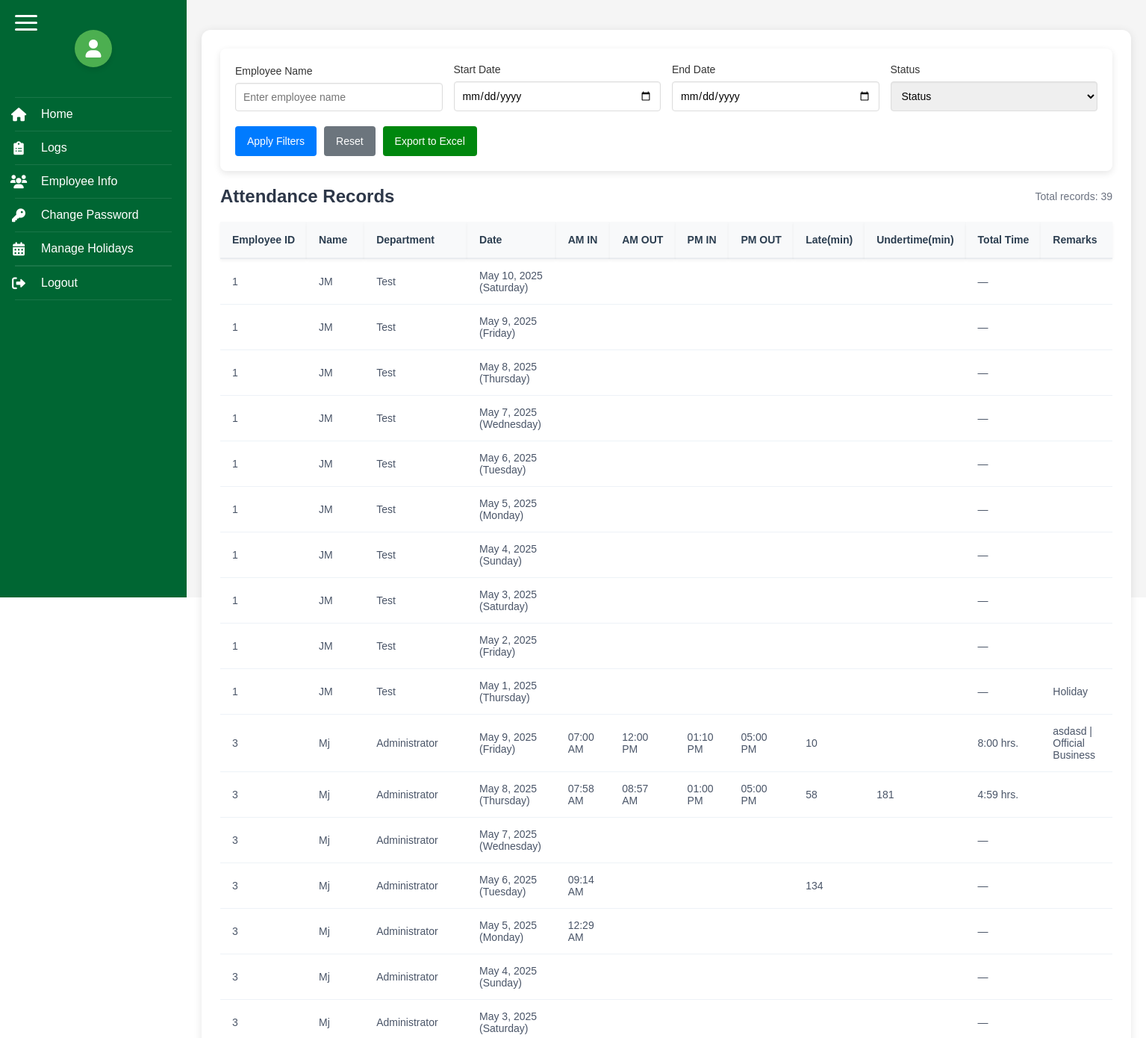
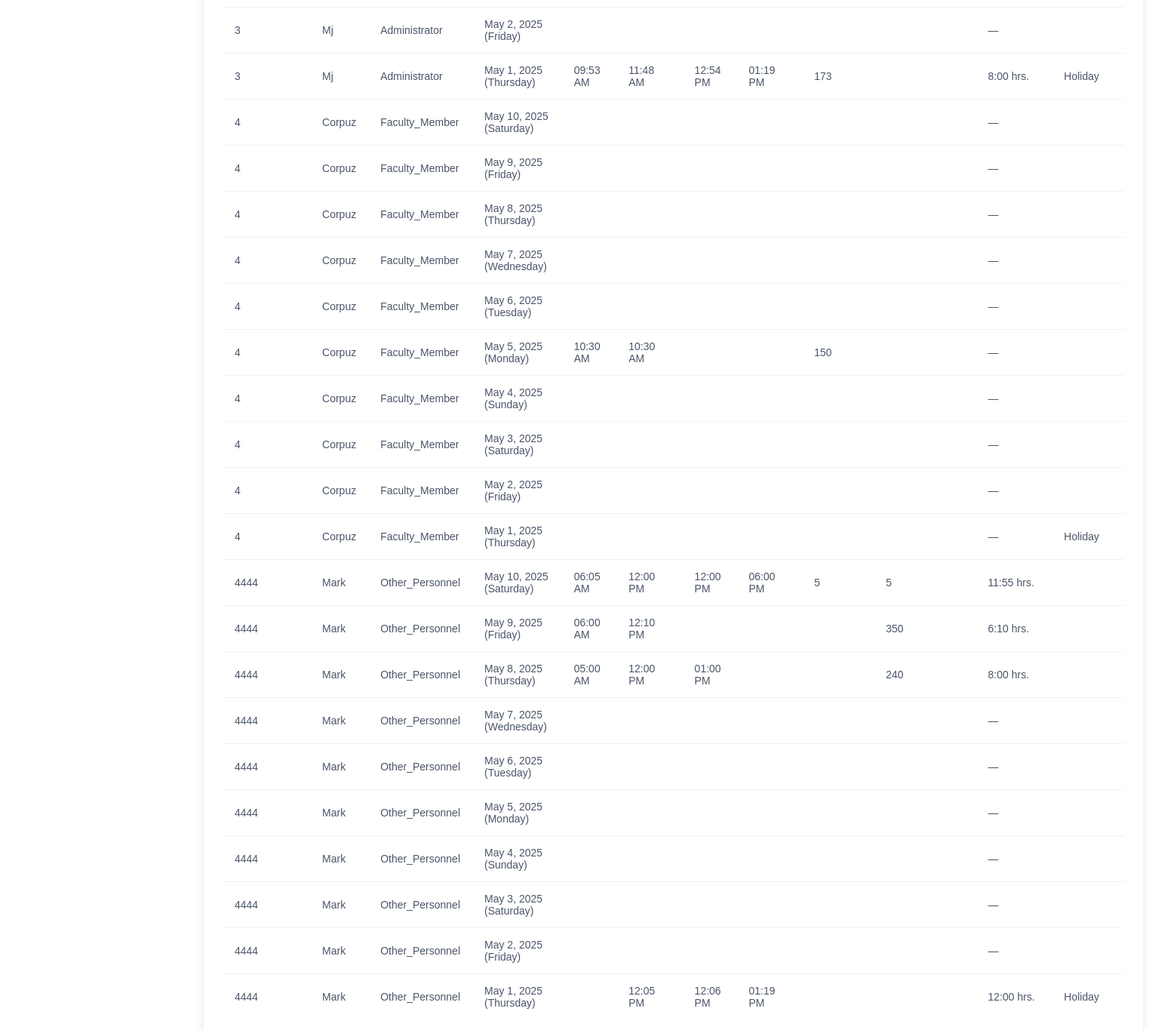
Page /logs.php (signed in) on the committed database (2 pictures, top to bottom).
### tables this page shows
CREATE TABLE `emp_rec` (
  `ID` int(11) NOT NULL,
  `EMP_ID` varchar(20) DEFAULT NULL,
  `AM_IN` time DEFAULT NULL,
  `AM_OUT` time DEFAULT NULL,
  `PM_IN` time DEFAULT NULL,
  `PM_OUT` time DEFAULT NULL,
  `DATE` date NOT NULL,
  `LATE` int(255) DEFAULT NULL,
  `UNDERTIME` int(255) DEFAULT NULL,
  `NOTE` varchar(255) DEFAULT NULL,
  `OB` int(255) DEFAULT NULL,
  `SL` int(255) DEFAULT NULL,
  `HOLIDAY` int(1) DEFAULT 0
);

CREATE TABLE `emp_info` (
  `ID` varchar(20) NOT NULL,
  `Name` varchar(50) NOT NULL,
  `DEPT` varchar(255) NOT NULL,
  `STATUS` varchar(20) NOT NULL
);

### logs.php (the view, shortened to what this page needs)
<?php
require_once 'includes/db_connect.php';
function toMinutes($time) {
    if (!$time) return null;
    $time = date('H:i', strtotime($time));
    list($h, $m) = explode(':', $time);
    return $h * 60 + $m;
}
function computeTotalTime($am_in, $am_out, $pm_in, $pm_out, $department = null, $isHoliday = 0, $isOB = 0, $isSL = 0) {
    if ($isOB == 1 || $isSL == 1) {
        $isOtherPersonnel = $department && strtolower(trim($department)) === 'other_personnel';
        return $isOtherPersonnel ? '12:00 hrs.' : '8:00 hrs.';
    }
    if ($isHoliday == 1) {
        if (!$am_in && !$am_out && !$pm_in && !$pm_out) {
            return '—';
        } else {
            $isOtherPersonnel = $department && strtolower(trim($department)) === 'other_personnel';
            return $isOtherPersonnel ? '12:00 hrs.' : '8:00 hrs.';
        }
    }
    $amInMin = toMinutes($am_in);
    $amOutMin = toMinutes($am_out);
    $pmInMin = toMinutes($pm_in);
    $pmOutMin = toMinutes($pm_out);
    $total = 0;
    if ($amInMin !== null && $amOutMin !== null && $pmInMin !== null && $pmOutMin !== null) {
        $total = ($amOutMin - $amInMin) + ($pmOutMin - $pmInMin);
    }
    else if ($amInMin !== null && $pmOutMin !== null && $amOutMin === null && $pmInMin === null) {
        $total = $pmOutMin - $amInMin - 60;
    }
    else if ($amInMin !== null && $amOutMin !== null && $pmInMin !== null && $pmOutMin === null) {
        $total = ($amOutMin - $amInMin) + 60;
    }
    else {
        if ($amInMin !== null && $amOutMin !== null && $amOutMin > $amInMin) {
            $total += $amOutMin - $amInMin;
        }
    }
    if ($total <= 0) return '—';
    $hours = floor($total / 60);
    $minutes = $total % 60;
    return sprintf("%d:%02d hrs.", $hours, $minutes);
}
function computeUndertime($totalTime, $department, $am_in = null, $isHoliday = 0, $isOB = 0, $isSL = 0) {
    if ($isHoliday == 1 && $totalTime === '—') {
        return '';
    }
    if ($isOB == 1 || $isSL == 1) {
        return '';
    }
    if ($totalTime === '—') return '';
    $timeStr = str_replace(' hrs.', '', $totalTime);
    list($hours, $minutes) = explode(':', $timeStr);
    $totalMinutes = ($hours * 60) + $minutes;
    $isOtherPersonnel = $department && strtolower(trim($department)) === 'other_personnel';
    $standardMinutes = $isOtherPersonnel ? 720 : 480;
    $undertime = $standardMinutes - $totalMinutes;
    return $undertime <= 0 ? '' : $undertime;
}
function convertTo12Hour($time) {
    if (empty($time)) return '';
    return date('h:i A', strtotime($time));
}
function formatDateWithDay($dateStr) {
    $timestamp = strtotime($dateStr);
    $dayOfWeek = date('l', $timestamp);
    return date('M j, Y', $timestamp) . ' (' . $dayOfWeek . ')';
}
$filter_start_date = isset($_GET['start_date']) ? $_GET['start_date'] : '';
$filter_end_date = isset($_GET['end_date']) ? $_GET['end_date'] : '';
$filter_name = isset($_GET['employee_name']) ? $_GET['employee_name'] : '';
$filter_status = isset($_GET['status']) ? $_GET['status'] : '';
$query = "SELECT e.ID as EMP_ID, e.Name, e.DEPT, e.STATUS, r.DATE, r.AM_IN, r.AM_OUT, r.PM_IN, r.PM_OUT, r.LATE, r.UNDERTIME, r.OB, r.note, r.HOLIDAY, r.SL
          FROM emp_info e
          LEFT JOIN emp_rec r ON e.ID = r.EMP_ID
          WHERE 1=1";
$params = [];
$query .= " ORDER BY e.ID, r.DATE DESC";
$stmt = $pdo->prepare($query);
$stmt->execute($params);
$records = $stmt->fetchAll(PDO::FETCH_ASSOC);
?>
<!DOCTYPE html>
<html>
<head>
    <link rel="stylesheet" href="https://cdnjs.cloudflare.com/ajax/libs/font-awesome/6.0.0/css/all.min.css">
</head>
<body>
    <?php include 'sidebar.php'; ?>
    <div class="main-content">
        <div class="logs-table">
            <div class="filter-container">
                <form method="GET" action="" class="filter-form">
                    <div class="filter-group">
                        <label class="filter-label">Employee Name</label>
                        <input type="text" name="employee_name" class="filter-input" value="<?php echo htmlspecialchars($filter_name); ?>" placeholder="Enter employee name">
                    </div>
                    <div class="filter-group">
                        <label class="filter-label">Start Date</label>
                        <input type="date" name="start_date" class="filter-input" value="<?php echo htmlspecialchars($filter_start_date); ?>">
                    </div>
                    <div class="filter-group">
                        <label class="filter-label">End Date</label>
                        <input type="date" name="end_date" class="filter-input" value="<?php echo htmlspecialchars($filter_end_date); ?>">
                    </div>
                    <div class="filter-group">
                        <label class="filter-label">Status</label>
                        <select name="status" class="filter-input" <?php echo htmlspecialchars($filter_status); ?>>
                            <option value="">Status</option">
                        </select>
                    </div>
                    <div class="filter-actions">
                        <button type="submit" class="filter-button">Apply Filters</button>
                        <a href="logs.php" class="filter-button reset-button">Reset</a>
                        <button id="exportExcelBtn" class="export-button">Export to Excel</button>
                    </div>
                </form>
            </div>
            <div class="table-header">
                <h2 class="table-title">Attendance Records</h2>
                <div class="results-count">Total records: <?php echo count($records); ?></div>
            </div>
            <table>
                <thead>
                    <tr>
                        <th>Employee ID</th>
                        <th>Name</th>
                        <th>Department</th>
                        <th>Date</th>
                        <th>AM IN</th>
                        <th>AM OUT</th>
                        <th>PM IN</th>
                        <th>PM OUT</th>
                        <th>Late(min)</th>
                        <th>Undertime(min)</th>
                        <th>Total Time</th>
                        <th>Remarks</th>
                    </tr>
                </thead>
                <tbody>
                    <?php foreach ($records as $record):
                        $totalTime = computeTotalTime($record['AM_IN'], $record['AM_OUT'], $record['PM_IN'], $record['PM_OUT'], $record['DEPT'], $record['HOLIDAY'], $record['OB'], $record['SL']);
                        $undertime = computeUndertime($totalTime, $record['DEPT'], $record['AM_IN'], $record['HOLIDAY'], $record['OB'], $record['SL']);
                        $remarks = [];
                        if (!empty($record['note'])) {
                            $remarks[] = $record['note'];
                        }
                        if (isset($record['OB']) && $record['OB'] == 1) {
                            $remarks[] = 'Official Business';
                        }
                        if (isset($record['HOLIDAY']) && $record['HOLIDAY'] == 1) {
                            $remarks[] = 'Holiday';
                        }
                        $remarksText = implode(' | ', $remarks);
                    ?>
                    <tr>
                        <td><?php echo htmlspecialchars($record['EMP_ID']); ?></td>
                        <td><?php echo htmlspecialchars($record['Name']); ?></td>
                        <td><?php echo htmlspecialchars($record['DEPT']); ?></td>
                        <td><?php echo formatDateWithDay($record['DATE']); ?></td>
                        <td><?php echo convertTo12Hour($record['AM_IN']); ?></td>
                        <td><?php echo convertTo12Hour($record['AM_OUT']); ?></td>
                        <td><?php echo convertTo12Hour($record['PM_IN']); ?></td>
                        <td><?php echo convertTo12Hour($record['PM_OUT']); ?></td>
                        <td><?php echo (isset($record['LATE']) && ($record['LATE'] === '0' || $record['LATE'] == 0)) ? '' : htmlspecialchars($record['LATE']); ?></td>
                        <td><?php echo $undertime; ?></td>
                        <td><?php echo $totalTime; ?></td>
                        <td><?php echo htmlspecialchars($remarksText); ?></td>
                    </tr>
                    <?php endforeach; ?>
                </tbody>
            </table>
        </div>
    </div>
</body>
</html>

### sidebar.php (shortened to what this page needs)
<!DOCTYPE html>
<html lang="en">
<head>
    <link rel="stylesheet" href="https://cdnjs.cloudflare.com/ajax/libs/font-awesome/6.0.0/css/all.min.css">
</head>
<body>
    <div class="sidebar">
        <div class="burger-menu">
            <div class="burger-bar"></div>
            <div class="burger-bar"></div>
            <div class="burger-bar"></div>
        </div>
        <div class="profile-icon">
            <i class="fas fa-user"></i>
        </div>
        <div class="nav-links">
            <a href="index.php">
                <span class="nav-icon">
                    <i class="fas fa-home"></i>
                </span>
                <span class="nav-text">Home</span>
            </a>
            <a href="logs.php">
                <span class="nav-icon">
                    <i class="fas fa-clipboard-list"></i>
                </span>
                <span class="nav-text">Logs</span>
            </a>
            <a href="employeeinfo.php">
                <span class="nav-icon">
                    <i class="fas fa-users"></i>
                </span>
                <span class="nav-text">Employee Info</span>
            </a>
            <a href="change_password.php" class="nav-link">
                <span class="nav-icon">
                    <i class="fas fa-key"></i>
                </span>
                <span class="nav-text">Change Password</span>
            </a>
            <a href="holidays.php" class="nav-link">
                <div class="nav-icon">
                    <i class="fas fa-calendar-alt"></i>
                </div>
                <span class="nav-text">Manage Holidays</span>
            </a>
            <form action="logout.php" method="post" style="margin-top: auto;">
                <button type="submit" class="logout-btn">
                    <div class="nav-icon">
                        <i class="fas fa-sign-out-alt"></i>
                    </div>
                    <span class="nav-text">Logout</span>
                </button>
            </form>
        </div>
    </div>
</body>
</html>

### logs.php (style rules this page uses)
* { margin: 0; padding: 0; box-sizing: border-box; font-family: Arial, sans-serif; }
body { display: flex; min-height: 100vh; }
.main-content { flex: 1; padding: 20px; background-color: #f5f5f5; position: relative; }
.logs-table { background-color: white; padding: 25px; border-radius: 12px; box-shadow: 0 2px 12px rgba(0, 0, 0, 0.1); margin: 20px 0; }
.logs-table table { width: 100%; border-collapse: separate; border-spacing: 0; font-size: 14px; }
.logs-table thead { position: sticky; top: 90px; z-index: 99; }
.logs-table th { background-color: #f8f9fa; color: #2c3e50; font-weight: 600; padding: 16px; text-align: left; border-bottom: 2px solid #e9ecef; white-space: nowrap; box-shadow: 0 2px 4px rgba(0, 0, 0, 0.05); }
.logs-table td { padding: 14px 16px; border-bottom: 1px solid #edf2f7; color: #4a5568; }
.logs-table tbody tr:last-child td { border-bottom: none; }
.filter-container { position: sticky; top: 0; z-index: 100; margin-bottom: 20px; padding: 20px; background-color: #fff; border-radius: 8px; box-shadow: 0 3px 10px rgba(0, 0, 0, 0.1); }
.filter-form { display: flex; flex-wrap: wrap; gap: 15px; align-items: flex-end; }
.filter-group { flex: 1; min-width: 200px; }
.filter-label { display: block; margin-bottom: 8px; font-weight: 500; color: #333; font-size: 14px; }
.filter-input { width: 100%; padding: 10px; border: 1px solid #ddd; border-radius: 4px; font-size: 14px; box-shadow: inset 0 1px 2px rgba(0,0,0,0.05); }
.filter-actions { display: flex; gap: 10px; margin-top: 5px; }
.filter-button { background-color: #007bff; color: white; padding: 10px 16px; border: none; border-radius: 4px; cursor: pointer; font-size: 14px; transition: background-color 0.2s; flex-shrink: 0; height: 40px; display: flex; align-items: center; justify-content: center; }
.export-button { background-color:rgb(0, 135, 14); color: white; padding: 10px 16px; border: none; border-radius: 4px; cursor: pointer; font-size: 14px; transition: background-color 0.2s; flex-shrink: 0; height: 40px; display: flex; align-items: center; justify-content: center; }
.reset-button { background-color: #6c757d; text-decoration: none; color: white; }
.table-header { display: flex; justify-content: space-between; align-items: center; margin-bottom: 20px; }
.table-title { font-size: 1.5rem; color: #2d3748; font-weight: 600; }
.results-count { color: #6b7280; font-size: 14px; }
.profile-icon { width: 50px; height: 50px; display: flex; align-items: center; margin: 20px auto; justify-content: center; background-color: #4CAF50; border-radius: 50%; box-shadow: 0 4px 6px rgba(0, 0, 0, 0.1); color: white; font-size: 24px; transition: transform 0.3s ease-in-out; }

### rows in the picture
emp_rec: EMP_ID.ID "1", EMP_ID.Name "JM", EMP_ID.DEPT "Test", DATE "May 10, 2025 (Saturday)", totalTime "—"
emp_rec: EMP_ID.ID "1", EMP_ID.Name "JM", EMP_ID.DEPT "Test", DATE "May 9, 2025 (Friday)", totalTime "—"
emp_rec: EMP_ID.ID "1", EMP_ID.Name "JM", EMP_ID.DEPT "Test", DATE "May 8, 2025 (Thursday)", totalTime "—"
emp_rec: EMP_ID.ID "1", EMP_ID.Name "JM", EMP_ID.DEPT "Test", DATE "May 7, 2025 (Wednesday)", totalTime "—"
emp_rec: EMP_ID.ID "1", EMP_ID.Name "JM", EMP_ID.DEPT "Test", DATE "May 6, 2025 (Tuesday)", totalTime "—"
emp_rec: EMP_ID.ID "1", EMP_ID.Name "JM", EMP_ID.DEPT "Test", DATE "May 5, 2025 (Monday)", totalTime "—"
emp_rec: EMP_ID.ID "1", EMP_ID.Name "JM", EMP_ID.DEPT "Test", DATE "May 4, 2025 (Sunday)", totalTime "—"
emp_rec: EMP_ID.ID "1", EMP_ID.Name "JM", EMP_ID.DEPT "Test", DATE "May 3, 2025 (Saturday)", totalTime "—"
emp_rec: EMP_ID.ID "1", EMP_ID.Name "JM", EMP_ID.DEPT "Test", DATE "May 2, 2025 (Friday)", totalTime "—"
emp_rec: EMP_ID.ID "1", EMP_ID.Name "JM", EMP_ID.DEPT "Test", DATE "May 1, 2025 (Thursday)", totalTime "—", remarksText "Holiday"
emp_rec: EMP_ID.ID "3", EMP_ID.Name "Mj", EMP_ID.DEPT "Administrator", DATE "May 9, 2025 (Friday)", AM_IN "07:00 AM", AM_OUT "12:00 PM", PM_IN "01:10 PM", PM_OUT "05:00 PM", LATE "10", totalTime "8:00 hrs.", remarksText "asdasd | Official Business"
emp_rec: EMP_ID.ID "3", EMP_ID.Name "Mj", EMP_ID.DEPT "Administrator", DATE "May 8, 2025 (Thursday)", AM_IN "07:58 AM", AM_OUT "08:57 AM", PM_IN "01:00 PM", PM_OUT "05:00 PM", LATE "58", undertime "181", totalTime "4:59 hrs."
emp_rec: EMP_ID.ID "3", EMP_ID.Name "Mj", EMP_ID.DEPT "Administrator", DATE "May 7, 2025 (Wednesday)", totalTime "—"
emp_rec: EMP_ID.ID "3", EMP_ID.Name "Mj", EMP_ID.DEPT "Administrator", DATE "May 6, 2025 (Tuesday)", AM_IN "09:14 AM", LATE "134", totalTime "—"
emp_rec: EMP_ID.ID "3", EMP_ID.Name "Mj", EMP_ID.DEPT "Administrator", DATE "May 5, 2025 (Monday)", AM_IN "12:29 AM", totalTime "—"
emp_rec: EMP_ID.ID "3", EMP_ID.Name "Mj", EMP_ID.DEPT "Administrator", DATE "May 4, 2025 (Sunday)", totalTime "—"
emp_rec: EMP_ID.ID "3", EMP_ID.Name "Mj", EMP_ID.DEPT "Administrator", DATE "May 3, 2025 (Saturday)", totalTime "—"
emp_rec: EMP_ID.ID "3", EMP_ID.Name "Mj", EMP_ID.DEPT "Administrator", DATE "May 2, 2025 (Friday)", totalTime "—"
emp_rec: EMP_ID.ID "3", EMP_ID.Name "Mj", EMP_ID.DEPT "Administrator", DATE "May 1, 2025 (Thursday)", AM_IN "09:53 AM", AM_OUT "11:48 AM", PM_IN "12:54 PM", PM_OUT "01:19 PM", LATE "173", totalTime "8:00 hrs.", remarksText "Holiday"
emp_rec: EMP_ID.ID "4", EMP_ID.Name "Corpuz", EMP_ID.DEPT "Faculty_Member", DATE "May 10, 2025 (Saturday)", totalTime "—"
emp_rec: EMP_ID.ID "4", EMP_ID.Name "Corpuz", EMP_ID.DEPT "Faculty_Member", DATE "May 9, 2025 (Friday)", totalTime "—"
emp_rec: EMP_ID.ID "4", EMP_ID.Name "Corpuz", EMP_ID.DEPT "Faculty_Member", DATE "May 8, 2025 (Thursday)", totalTime "—"
emp_rec: EMP_ID.ID "4", EMP_ID.Name "Corpuz", EMP_ID.DEPT "Faculty_Member", DATE "May 7, 2025 (Wednesday)", totalTime "—"
emp_rec: EMP_ID.ID "4", EMP_ID.Name "Corpuz", EMP_ID.DEPT "Faculty_Member", DATE "May 6, 2025 (Tuesday)", totalTime "—"
emp_rec: EMP_ID.ID "4", EMP_ID.Name "Corpuz", EMP_ID.DEPT "Faculty_Member", DATE "May 5, 2025 (Monday)", AM_IN "10:30 AM", AM_OUT "10:30 AM", LATE "150", totalTime "—"
emp_rec: EMP_ID.ID "4", EMP_ID.Name "Corpuz", EMP_ID.DEPT "Faculty_Member", DATE "May 4, 2025 (Sunday)", totalTime "—"
emp_rec: EMP_ID.ID "4", EMP_ID.Name "Corpuz", EMP_ID.DEPT "Faculty_Member", DATE "May 3, 2025 (Saturday)", totalTime "—"
emp_rec: EMP_ID.ID "4", EMP_ID.Name "Corpuz", EMP_ID.DEPT "Faculty_Member", DATE "May 2, 2025 (Friday)", totalTime "—"
emp_rec: EMP_ID.ID "4", EMP_ID.Name "Corpuz", EMP_ID.DEPT "Faculty_Member", DATE "May 1, 2025 (Thursday)", totalTime "—", remarksText "Holiday"
emp_rec: EMP_ID.ID "4444", EMP_ID.Name "Mark", EMP_ID.DEPT "Other_Personnel", DATE "May 10, 2025 (Saturday)", AM_IN "06:05 AM", AM_OUT "12:00 PM", PM_IN "12:00 PM", PM_OUT "06:00 PM", LATE "5", undertime "5", totalTime "11:55 hrs."
emp_rec: EMP_ID.ID "4444", EMP_ID.Name "Mark", EMP_ID.DEPT "Other_Personnel", DATE "May 9, 2025 (Friday)", AM_IN "06:00 AM", AM_OUT "12:10 PM", undertime "350", totalTime "6:10 hrs."
emp_rec: EMP_ID.ID "4444", EMP_ID.Name "Mark", EMP_ID.DEPT "Other_Personnel", DATE "May 8, 2025 (Thursday)", AM_IN "05:00 AM", AM_OUT "12:00 PM", PM_IN "01:00 PM", undertime "240", totalTime "8:00 hrs."
emp_rec: EMP_ID.ID "4444", EMP_ID.Name "Mark", EMP_ID.DEPT "Other_Personnel", DATE "May 7, 2025 (Wednesday)", totalTime "—"
emp_rec: EMP_ID.ID "4444", EMP_ID.Name "Mark", EMP_ID.DEPT "Other_Personnel", DATE "May 6, 2025 (Tuesday)", totalTime "—"
emp_rec: EMP_ID.ID "4444", EMP_ID.Name "Mark", EMP_ID.DEPT "Other_Personnel", DATE "May 5, 2025 (Monday)", totalTime "—"
emp_rec: EMP_ID.ID "4444", EMP_ID.Name "Mark", EMP_ID.DEPT "Other_Personnel", DATE "May 4, 2025 (Sunday)", totalTime "—"
emp_rec: EMP_ID.ID "4444", EMP_ID.Name "Mark", EMP_ID.DEPT "Other_Personnel", DATE "May 3, 2025 (Saturday)", totalTime "—"
emp_rec: EMP_ID.ID "4444", EMP_ID.Name "Mark", EMP_ID.DEPT "Other_Personnel", DATE "May 2, 2025 (Friday)", totalTime "—"
emp_rec: EMP_ID.ID "4444", EMP_ID.Name "Mark", EMP_ID.DEPT "Other_Personnel", DATE "May 1, 2025 (Thursday)", AM_OUT "12:05 PM", PM_IN "12:06 PM", PM_OUT "01:19 PM", totalTime "12:00 hrs.", remarksText "Holiday"

### other values in the picture
count($records) "39"
